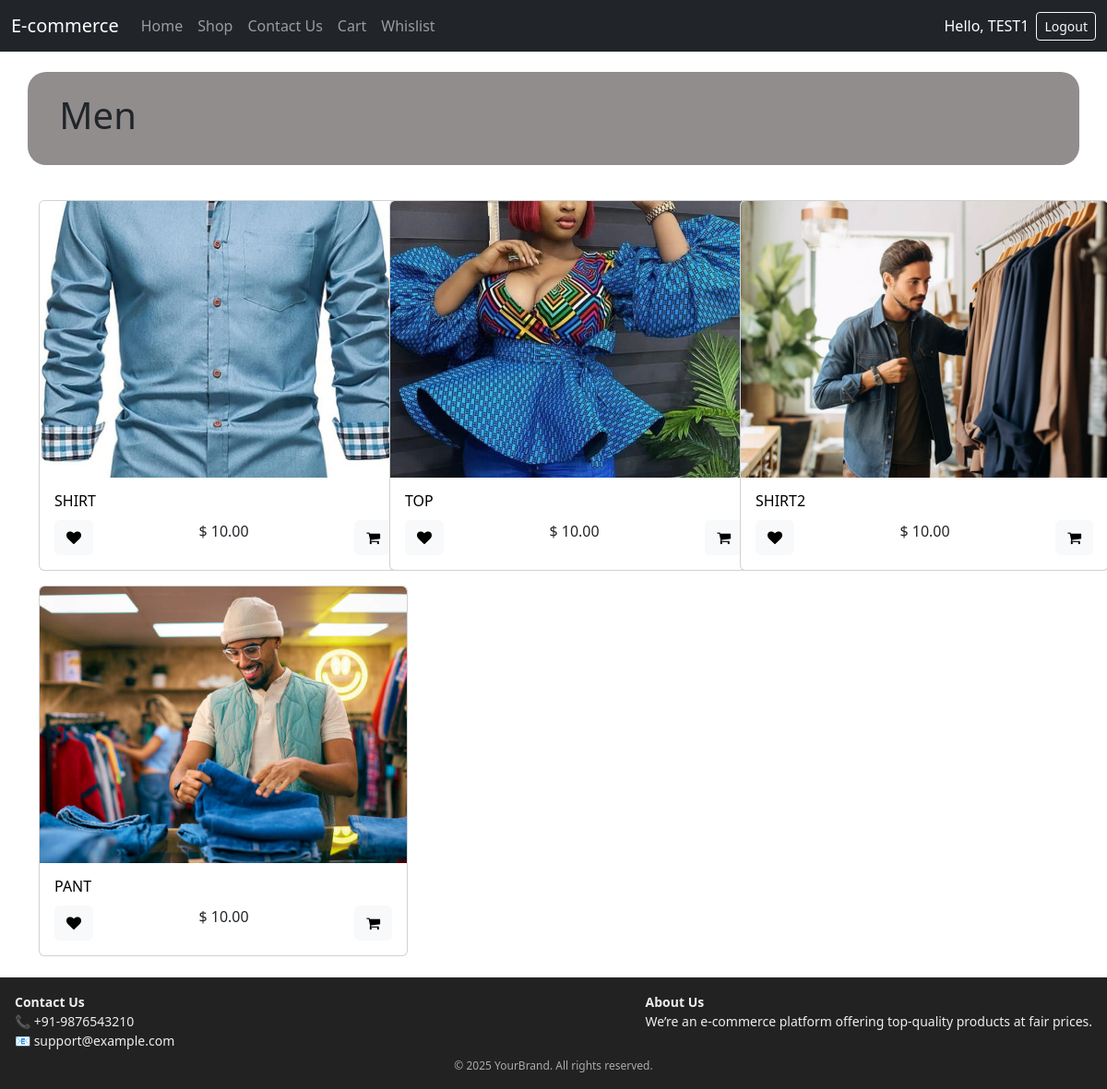
/shop/category/5 (signed in), run on the app's committed database.
### shop/models.py (models this page shows, shortened)
class Users(AbstractUser):
    email = models.EmailField(max_length=254, blank=False, null=False, unique=True)

class Category(models.Model):
    name = models.CharField(max_length=20, blank=False, null=False)
    category_image = models.ImageField(upload_to="shop/category", blank=False, null=False)
    create_date = models.DateTimeField("Create Date",auto_now_add=True)
    parent_categ_id = models.ForeignKey('self', on_delete=models.CASCADE, blank=True, null=True)
    child_categ_ids = models.ManyToManyField('self', blank=True)

class Product(models.Model):
    name = models.CharField(max_length=20, blank=False, null=False)
    price = models.DecimalField(max_digits=10, decimal_places=2, blank=False, null=False, default = 10.00)
    product_image = models.ImageField(upload_to="shop/product", blank=False, null=False)
    category_id = models.ForeignKey(Category, on_delete=models.CASCADE, blank=False, null=False)
    create_date = models.DateTimeField("Create Date",auto_now_add=True)
    published = models.BooleanField(default=False)
    internal_ref = models.CharField(max_length=20, editable=False, unique=True)
    stock = models.IntegerField(default=0)
    description = models.TextField(blank=True, null=True)
    allow_out_of_stock = models.BooleanField(default=False)
    product_type = models.CharField(max_length=20, choices=[('storable', 'Storable'), ('consumable', 'Consumable')], default='storable')

### shop/views.py (the view)
# urls.py: path('category/<int:category_id>', views.category, name='category'),
def category(request, category_id):
    try:
        categoryObj = Category.objects.get(id=category_id)
        productObjs = Product.objects.filter(category_id=category_id,published=True)
        context = {"categoryObj":categoryObj, "productObjs":productObjs}
    except (KeyError, Category.DoesNotExist):
        context = {"msg":"Product not found!!!"}
    return render(request, "shop/category.html", context)

### shop/templates/shop/category.html (shortened to what this page needs)
{% extends "shop/base.html" %}
{% block body %}
<div class="container">
    {% if categoryObj %}
        <div class="row" style="background-color: rgb(37, 29, 29, 00.5);padding: 2%;margin-top: 2%;margin-bottom: 2%;border-radius: 20px;">
            <div class="col-12">
                <h1>{{ categoryObj.name }}</h1>
            </div>
        </div>
        <div class="row" style="margin-bottom: 2%;">
            {% for productObj in productObjs %}
                <div class="col-lg-4">
                    <div class="card-slider d-flex mt-3">
                        <div class="card">
                            <a href="/shop/productDetail/{{ productObj.id }}">
                                <img src="{{ productObj.product_image.url }}" class="card-img-top" alt="{{ productObj.name }}">
                            </a>
                            <div class="card-body">
                                <a href="/shop/productDetail/{{ productObj.id }}" style="text-decoration: none;color:black;">
                                <h6 class="card-title">{{ productObj.name|upper }}</h6>
                                </a>
                                <p class="card-text text-center">$ {{ productObj.price }}
                                <button type="button" role="button" class="btn btn-light text-end" style="float: left;" title="Add to Wishlist">
                                    <span class="fa fa-heart" role="img" aria-label="Add to wishlist"></span>
                                </button>
                                <button type="button" role="button" class="btn btn-light text-end" style="float: right;" title="Add to Cart">
                                    <span class="fa fa-shopping-cart" role="img" aria-label="Add to cart"></span>
                                </button>
                                </p>
                            </div>
                        </div>
                    </div>
                </div>
            {% endfor %}
        </div>
    {% else %}
        <div class="row" style="background-color: rgb(37, 29, 29, 00.5);padding: 2%;margin-top: 2%;margin-bottom: 2%;border-radius: 20px;">
            <div class="col-12">
                <h1>{{ msg }}</h1>
            </div>
        </div>
    {% endif %}
</div>
{% endblock %}

### shop/templates/shop/base.html (shortened to what this page needs)
<!DOCTYPE html>
<html lang="en">
<head>
</head>
<body>
    <nav class="navbar navbar-expand-lg navbar-dark bg-dark">
        <div class="container-fluid">
          <a class="navbar-brand" href="#">E-commerce</a>
          <div class="collapse navbar-collapse" id="navbarNavDropdown">
            <ul class="navbar-nav">
              <li class="nav-item">
                <a class="nav-link {% if request.path == '/shop/' %}active{% endif %}" aria-current="page" href="/shop">Home</a>
              </li>
              <li class="nav-item">
                <a class="nav-link {% if request.path == '/shop/shop/' %}active{% endif %}" href="/shop/shop">Shop</a>
              </li>
              <li class="nav-item">
                <a class="nav-link {% if request.path == '/shop/contactUs/' %}active{% endif %}" href="/shop/contactUs">Contact Us</a>
              </li>
              <li class="nav-item">
                <a class="nav-link {% if request.path == '#' %}active{% endif %}" href="#">Cart</a>
              </li>
              <li class="nav-item">
                <a class="nav-link {% if request.path == '#' %}active{% endif %}" href="#">Whislist</a>
              </li>
            </ul>
            <ul class="navbar-nav ms-auto">
              {% if request.user.is_authenticated %}
                <li class="nav-item d-flex align-items-center">
                  <span class="navbar-text text-white me-2">Hello, {{ request.user.username|upper }}</span>
                  <a class="btn btn-outline-light btn-sm" href="{% url 'shop:logout' %}">Logout</a>
                </li>
              {% else %}
                <li class="nav-item">
                  <a class="btn btn-outline-light btn-sm" href="{% url 'shop:signin' %}">Sign In</a>
                </li>
              {% endif %}
            </ul>
          </div>
        </div>
      </nav>
      <div class="wrapper">
        <div class="content">
          {% block body %}{% endblock %}
        </div>
        <footer class="footer">
          <div class="footer-content">
            <div>
              <strong>Contact Us</strong><br>
              📞 +91-9876543210<br>
              📧 support@example.com
            </div>
            <div>
              <strong>About Us</strong><br>
              We’re an e-commerce platform offering top-quality products at fair prices.
            </div>
          </div>
          <div class="footer-bottom">
            &copy; 2025 YourBrand. All rights reserved.
          </div>
        </footer>
      </div>
    <link href="https://cdn.jsdelivr.net/npm/bootstrap@5.3.3/dist/css/bootstrap.min.css" rel="stylesheet">
    <link rel="stylesheet" href="https://cdnjs.cloudflare.com/ajax/libs/font-awesome/4.7.0/css/font-awesome.min.css">
</body>
</html>

### shop/templates/shop/category.html (style rules this page uses)
.card { flex: 0 0 auto; width: 400px; height: 500px; overflow: hidden; display: flex; flex-direction: column; }
.card-body { padding: 10px; height: 100px; overflow: hidden; display: flex; flex-direction: column; justify-content: space-between; }
.card-img-top { height: 300px; width: 100%; object-fit: cover; border-top-left-radius: 0.5rem; border-top-right-radius: 0.5rem; }
.card-title, .card-text { word-wrap: break-word; overflow-wrap: break-word; white-space: normal; }

### shop/templates/shop/base.html (style rules this page uses)
html, body { height: 100%; margin: 0; }
.wrapper { display: flex; flex-direction: column; min-height: 100vh; }
.content { flex: 1; }
.footer { background: #222; color: #eee; padding: 1rem; font-size: 14px; }
.footer-content { display: flex; justify-content: space-between; flex-wrap: wrap; gap: 1rem; }
.footer-bottom { text-align: center; margin-top: 0.5rem; font-size: 12px; color: #aaa; }

### data on the page
Users: user.username "TEST1"
Category: name "Men"
Product: product_image (picture), name "SHIRT", price "10.00"
Product: product_image (picture), name "TOP", price "10.00"
Product: product_image (picture), name "SHIRT2", price "10.00"
Product: product_image (picture), name "PANT", price "10.00"
